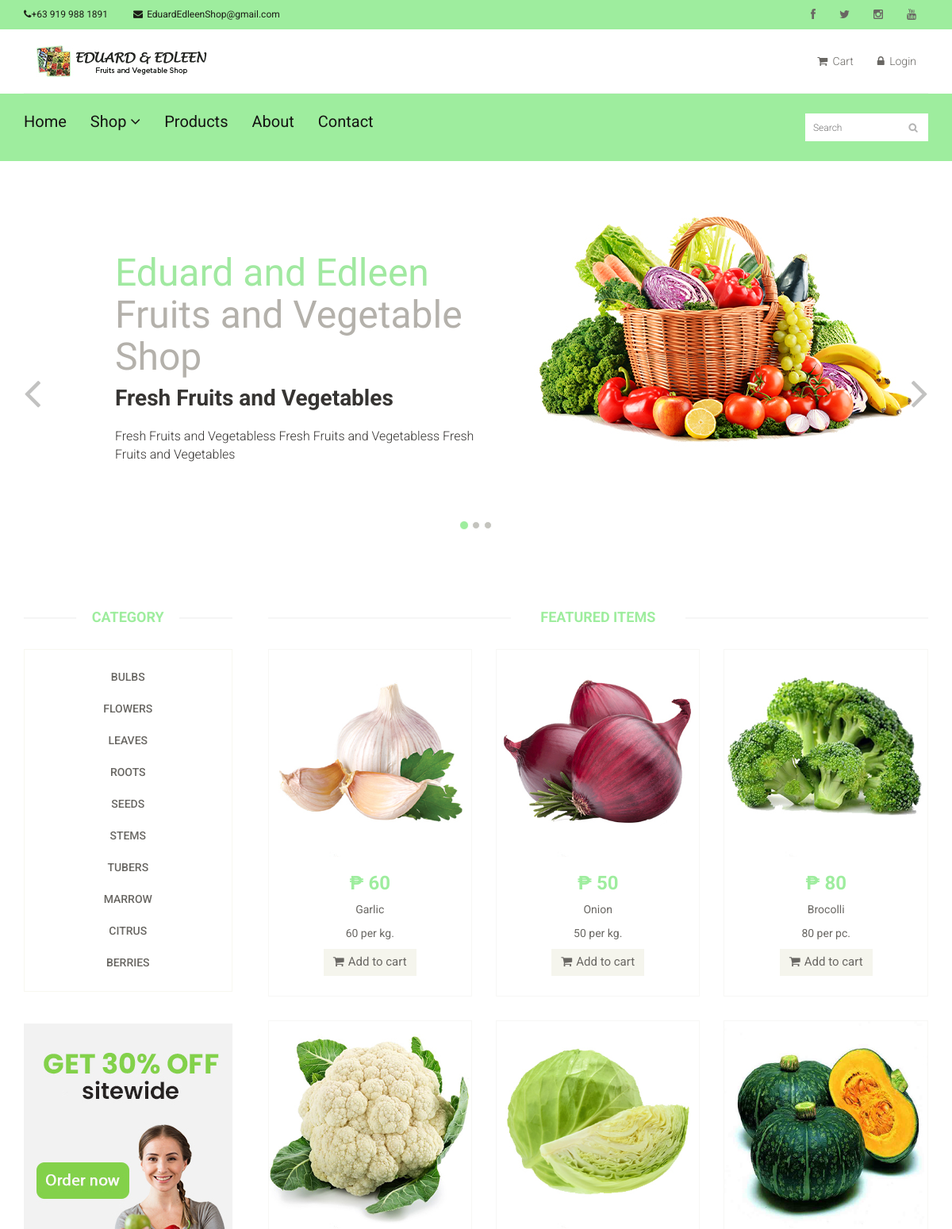
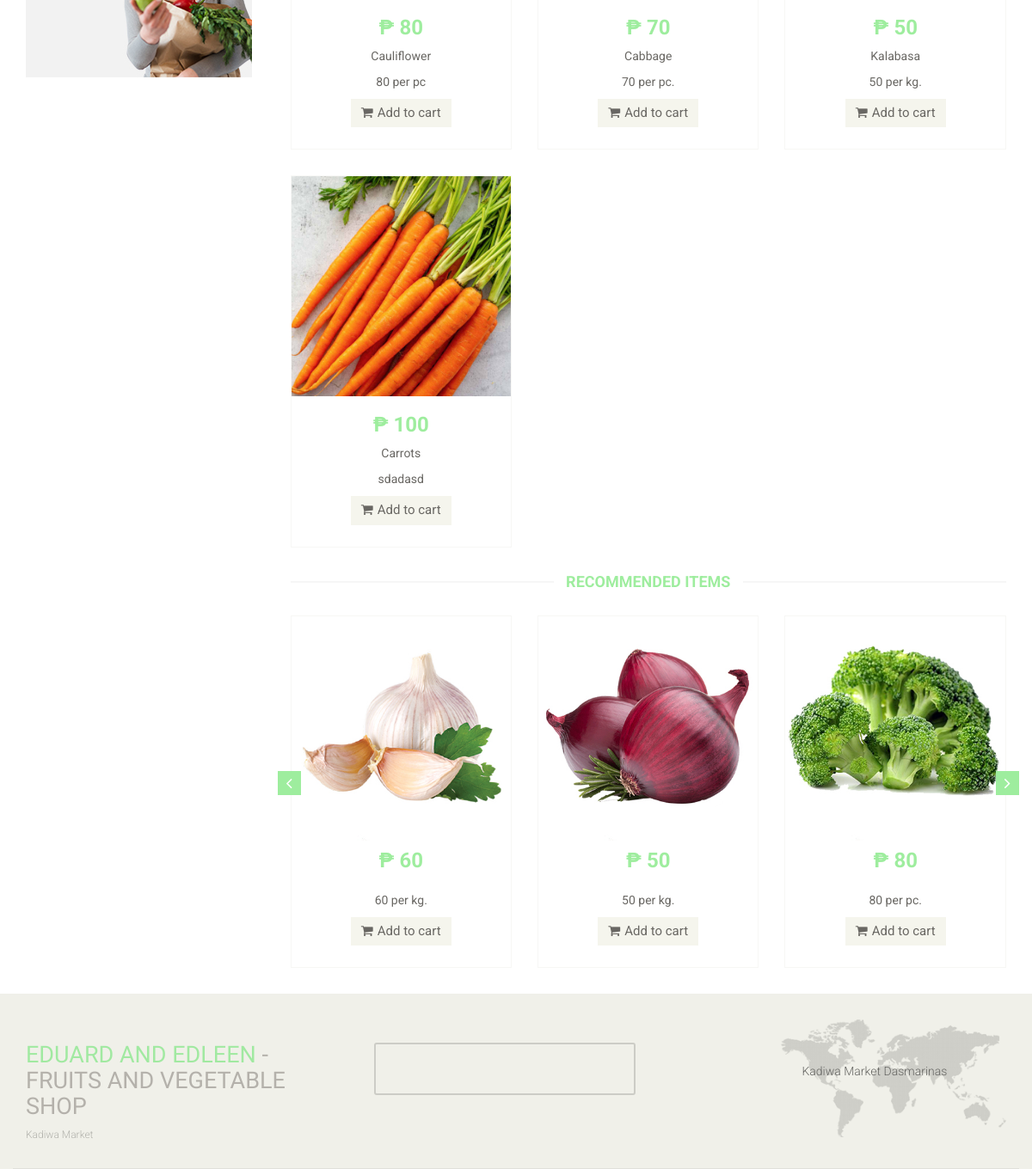
The page / on the database its author committed (2 pictures, top to bottom).
### tables this page shows
CREATE TABLE `tblcontact` (
  `CMS_CONTACT_ID` int(11) NOT NULL,
  `CMS_CONTACT_NAME` varchar(255) NOT NULL,
  `CMS_CONTACT_ADDRESS` varchar(255) NOT NULL,
  `CMS_CONTACT_EMAIL` varchar(255) NOT NULL,
  `CMS_CONTACT_PHONE` varchar(255) NOT NULL,
  `CMS_CONTACT_FB` varchar(255) NOT NULL,
  `CMS_CONTACT_IG` varchar(255) NOT NULL,
  `CMS_CONTACT_TWT` varchar(255) NOT NULL
);

CREATE TABLE `tblabout` (
  `CMS_ABOUT_ID` int(11) NOT NULL,
  `CMS_ABOUT_STORY` varchar(1999) NOT NULL,
  `CMS_ABOUT_MISSION` varchar(1999) NOT NULL,
  `CMS_ABOUT_VISION` varchar(1999) NOT NULL,
  `CMS_ABOUT_BUSINESSLOGO` varchar(255) NOT NULL
);

CREATE TABLE `tbl_homeinfo` (
  `CMS_HOME_ID` int(11) NOT NULL,
  `CMS_SLIDER_1_PICTURE` varchar(255) NOT NULL,
  `CMS_SLIDER_1_TITLE` varchar(255) NOT NULL,
  `CMS_SLIDER_1_SUBTITLE` varchar(255) NOT NULL,
  `CMS_SLIDER_2_PICTURE` varchar(255) NOT NULL,
  `CMS_SLIDER_2_TITLE` varchar(255) NOT NULL,
  `CMS_SLIDER_2_SUBTITLE` varchar(255) NOT NULL,
  `CMS_SLIDER_3_PICTURE` varchar(255) NOT NULL,
  `CMS_SLIDER_3_TITLE` varchar(255) NOT NULL,
  `CMS_SLIDER_3_SUBTITLE` varchar(255) NOT NULL
);

CREATE TABLE `tblcategory` (
  `CATEGID` int(11) NOT NULL,
  `CATEGORIES` varchar(255) NOT NULL,
  `IS_VEGETABLE` tinyint(1) NOT NULL DEFAULT 0,
  `USERID` int(11) NOT NULL
);

CREATE TABLE `tblpromopro` (
  `PROMOID` int(11) NOT NULL,
  `PROID` int(11) NOT NULL,
  `PRODISCOUNT` double NOT NULL,
  `PRODISPRICE` double NOT NULL,
  `PROBANNER` tinyint(4) NOT NULL,
  `PRONEW` tinyint(4) NOT NULL
);

CREATE TABLE `tblproduct` (
  `PROID` int(11) NOT NULL,
  `PRODNAME` varchar(100) NOT NULL,
  `PRODESC` varchar(255) DEFAULT NULL,
  `INGREDIENTS` varchar(255) NOT NULL,
  `PROQTY` int(11) DEFAULT NULL,
  `ORIGINALPRICE` double NOT NULL,
  `PROPRICE` double DEFAULT NULL,
  `CATEGID` int(11) DEFAULT NULL,
  `IMAGES` varchar(255) DEFAULT NULL,
  `PROSTATS` varchar(30) DEFAULT NULL,
  `OWNERNAME` varchar(90) NOT NULL,
  `OWNERPHONE` varchar(90) NOT NULL,
  `PROD_STATUS` varchar(255) NOT NULL DEFAULT 'Active'
);

### index.php (called while the page is built, shortened)
<?php
require_once ("include/initialize.php");
require_once("theme/templates.php");
?>

### include/database.php (called while the page is built, shortened)
<?php
class Database {
	var $sql_string = '';
	private $conn;
	public function open_connection() {
		$this->conn = mysqli_connect(server,user,pass);
		if(!$this->conn){
			echo "Problem in database connection! Contact administrator!";
			exit();
		}else{
			$db_select = mysqli_select_db($this->conn,database_name);
		}
	}
	function setQuery($sql='') {
		$this->sql_string=$sql;
	}
	function executeQuery() {
		$result = mysqli_query($this->conn,$this->sql_string);
		return $result;
	}
	private function confirm_query($result) {
		return $result;
	}
	function loadResultList( $key='' ) {
		$cur = $this->executeQuery();
		$array = array();
		while ($row = mysqli_fetch_object($cur)) {
			if ($key) {
				$array[$row->$key] = $row;
			} else {
				$array[] = $row;
			}
		}
		return $array;
	}
	function loadSingleResult() {
		$cur = $this->executeQuery();
		while ($row = mysqli_fetch_object($cur)) {
		return $data = $row;
		}
	}
}
$mydb = new Database();
?>

### home.php (the view, shortened to what this page needs)
<section id="slider">
    <div class="container">
      <div class="row">
        <div class="col-sm-12">
          <div id="slider-carousel" class="carousel slide" data-ride="carousel">
            <ol class="carousel-indicators">
              <li data-target="#slider-carousel" data-slide-to="0" class="active"></li>
              <li data-target="#slider-carousel" data-slide-to="1"></li>
              <li data-target="#slider-carousel" data-slide-to="2"></li>
            </ol>
            <div class="carousel-inner" style="height:500px;">
              <div class="item active">
              <?php
                    $query = "SELECT * FROM `tbl_homeinfo` ";
                    $mydb->setQuery($query);
                    $slider1details = $mydb->loadSingleResult();
                ?>
                <div class="col-sm-6">
                  <h1><span>Eduard and Edleen</span> <br>Fruits and Vegetable Shop</h1>
                  <h2><?php echo $slider1details->CMS_SLIDER_1_TITLE; ?></h2>
                  <p><?php echo $slider1details->CMS_SLIDER_1_SUBTITLE; ?></p>
                </div>
                <div class="col-sm-6">
                  <img src="<?php echo "admin/cms/".$slider1details->CMS_SLIDER_1_PICTURE; ?>" class="girl img-responsive" alt="" />
                </div>
              </div>
            </div>
            <a href="#slider-carousel" class="left control-carousel hidden-xs" data-slide="prev">
              <i class="fa fa-angle-left"></i>
            </a>
            <a href="#slider-carousel" class="right control-carousel hidden-xs" data-slide="next">
              <i class="fa fa-angle-right"></i>
            </a>
          </div>
        </div>
      </div>
    </div>
  </section>
  <section class="bgcontent">
    <div class="container">
      <div class="row">
        <div class="col-sm-3">
            <?php include 'sidebar.php'; ?>
        </div>
        <div class="col-sm-9 padding-right">
          <div class="features_items">
            <h2 class="title text-center">Featured Items</h2>
            <?php
            $query = "SELECT * FROM `tblpromopro` pr , `tblproduct` p , `tblcategory` c
            WHERE pr.`PROID`=p.`PROID` AND  p.`CATEGID` = c.`CATEGID`  AND PROQTY>0 ";
            $mydb->setQuery($query);
            $cur = $mydb->loadResultList();
            foreach ($cur as $result) {
              ?>
               <form   method="POST" action="cart/controller.php?action=add">
            <div class="col-sm-4">
              <div class="product-image-wrapper">
                <div class="single-products">
                    <div class="productinfo text-center">
                      <img src="<?php  echo web_root.'admin/products/'. $result->IMAGES; ?>" alt="" class="productimages">
                      <h2>&#8369 <?php  echo $result->PRODISPRICE; ?></h2>
                      <p><?php  echo    $result->PRODNAME; ?></p>
                      <p><?php  echo    $result->PRODESC; ?></p>
                      <button type="submit" name="btnorder" class="btn btn-default add-to-cart"><i class="fa fa-shopping-cart"></i>Add to cart</button>
                    </div>
                </div>
              </div>
            </div>
          </form>
       <?php  } ?>
          </div>
          <div class="recommended_items">
            <h2 class="title text-center">recommended items</h2>
            <div id="recommended-item-carousel" class="carousel slide" data-ride="carousel">
              <div class="carousel-inner">
                <div class="item active">
                         <?php
                    $query = "SELECT * FROM `tblpromopro` pr , `tblproduct` p , `tblcategory` c
                    WHERE pr.`PROID`=p.`PROID` AND  p.`CATEGID` = c.`CATEGID`  AND PROQTY>0 limit 3 ";
                    $mydb->setQuery($query);
                    $cur = $mydb->loadResultList();
                    foreach ($cur as $result) {
                  ?>
                      <form   method="POST" action="cart/controller.php?action=add">
                  <div class="col-sm-4">
                    <div class="product-image-wrapper">
                      <div class="single-products">
                        <div class="productinfo text-center">
                          <img src="<?php  echo web_root.'admin/products/'. $result->IMAGES; ?>" alt="" />
                          <h2>&#8369 <?php  echo $result->PRODISPRICE; ?></h2>
                          <p><?php  echo    $result->PRODESC; ?></p>
                           <button type="submit" name="btnorder" class="btn btn-default add-to-cart"><i class="fa fa-shopping-cart"></i>Add to cart</button>
                        </div>
                      </div>
                    </div>
                  </div>
                </form>
                  <?php } ?>
                </div>
              </div>
               <a class="left recommended-item-control" href="#recommended-item-carousel" data-slide="prev">
                <i class="fa fa-angle-left"></i>
                </a>
                <a class="right recommended-item-control" href="#recommended-item-carousel" data-slide="next">
                <i class="fa fa-angle-right"></i>
                </a>
            </div>
          </div>
        </div>
      </div>
    </div>
  </section>

### theme/templates.php (shortened to what this page needs)
<!DOCTYPE html>
<html lang="en">
<head>
    <link href="css/bootstrap.min.css" rel="stylesheet">
    <link href="css/font-awesome.min.css" rel="stylesheet">
    <link href="css/prettyPhoto.css" rel="stylesheet">
    <link href="css/price-range.css" rel="stylesheet">
    <link href="css/animate.css" rel="stylesheet">
  <link href="css/main.css" rel="stylesheet">
  <link href="css/responsive.css" rel="stylesheet">
    <link rel="stylesheet" href="css/multizoom.css" type="text/css" />
</head>
</head>
<body style="background-color:white" onload="totalprice()" >
  <header id="header">
    <div class="header_top">
      <div class="container">
        <div class="row">
          <div class="col-sm-6">
            <div class="contactinfo">
              <ul class="nav nav-pills">
              <?php
                $query = "SELECT * FROM `tblcontact` ";
                    $mydb->setQuery($query);
                    $contactcur = $mydb->loadSingleResult();
                ?>
                <li><a href="#"><i class="fa fa-phone"></i><?php echo $contactcur->CMS_CONTACT_PHONE ?></a></li>
                <li><a href="#"><i class="fa fa-envelope" style="margin-right:5px;"></i><?php echo  $contactcur->CMS_CONTACT_EMAIL ?></a></li>
              </ul>
            </div>
          </div>
          <div class="col-sm-6">
            <div class="social-icons pull-right">
              <ul class="nav navbar-nav">
                <li><a href="<?php echo  $contactcur->CMS_CONTACT_FB ?>"><i class="fa fa-facebook"></i></a></li>
                <li><a href="<?php echo  $contactcur->CMS_CONTACT_TWT ?>"><i class="fa fa-twitter"></i></a></li>
                <li><a href="<?php echo  $contactcur->CMS_CONTACT_IG ?>"><i class="fa fa-instagram"></i></a></li>
                <li><a href="#"><i class="fa fa-youtube"></i></a></li>
              </ul>
            </div>
          </div>
        </div>
      </div>
    </div>
    <div class="header-middle">
      <div class="container">
        <div class="row">
          <div class="col-md-4 clearfix">
            <div class="logo pull-left">
            <?php
                    $query = "SELECT * FROM `tblabout` ";
                    $mydb->setQuery($query);
                    $logocur = $mydb->loadSingleResult();
                ?>
              <a href="<?php echo web_root?>"><img src="<?php echo web_root."admin/cms/".$logocur->CMS_ABOUT_BUSINESSLOGO?>" alt="" /></a>
            </div>
          </div>
          <div class="col-md-8 clearfix">
            <div class="shop-menu clearfix pull-right">
              <ul class="nav navbar-nav">
                <li><a href="<?php echo web_root;?>index.php?q=cart"><i class="fa fa-shopping-cart"></i> Cart</a></li>
                <?php if (isset($_SESSION['CUSID'] )) { ?>
                  <li><a href="<?php echo web_root?>index.php?q=profile"><i class="fa fa-user"></i> Account</a></li>
                  <li><a   href="<?php echo web_root?>logout.php"><i class="fa fa-lock"></i> Logout</a></li>
                <?php }else{ ?>
                <li><a data-target="#smyModal" data-toggle="modal"  href=""><i class="fa fa-lock"></i> Login</a></li>
              <?php } ?>
              </ul>
            </div>
          </div>
        </div>
      </div>
    </div>
    <div class="header-bottom">
      <div class="container">
        <div class="row">
          <div class="col-sm-9">
            <div class="mainmenu pull-left">
              <ul class="nav navbar-nav collapse navbar-collapse">
                <li><a href="<?php echo web_root;?>">Home</a></li>
                <li class="dropdown"><a href="#">Shop<i class="fa fa-angle-down"></i></a>
                                </li>
                <li><a href="<?php web_root?>index.php?q=product">Products</a></li>
                <li><a href="<?php web_root?>index.php?q=about">About</a></li>
                <li><a href="<?php web_root?>index.php?q=contact">Contact</a></li>
              </ul>
            </div>
          </div>
          <div class="col-sm-3">
            <form action="<?php echo web_root?>index.php?q=product" method="POST" >
              <div class="search_box pull-right">
                <input type="text" name="search" placeholder="Search"/>
              </div>
            </form>
          </div>
        </div>
      </div>
    </div>
  </header>
          <?php
            require_once $content;
         ?>
    <footer id="footer">
    <div class="footer-top">
      <div class="container">
        <div class="row">
          <div class="col-sm-4">
            <div class="companyinfo">
              <h2><span>Eduard and Edleen </span>- Fruits and Vegetable Shop</h2>
              <p>Kadiwa Market</p>
            </div>
          </div>
          <div class="col-sm-5">
            <div class="col-sm-6">
              <div class="video-gallery text-center">
                <a href="#">
                   <iframe  class="iframe-img"  src="https://www.youtube.com/embed/J4NvnuVhxus" frameborder="0" allow="accelerometer; autoplay; encrypted-media; gyroscope; picture-in-picture" allowfullscreen></iframe>
                </a>
              </div>
            </div>
          </div>
          <div class="col-sm-3">
            <div class="address">
              <img src="images/home/map.png" alt="" />
              <p>Kadiwa Market Dasmarinas </p>
            </div>
          </div>
        </div>
      </div>
    </div>
  </footer>
</body>
</html>

### sidebar.php
<div class="left-sidebar">
          <h2>Category</h2>
          <div class="panel-group category-products" id="accordian">
               <?php
                    $mydb->setQuery("SELECT * FROM `tblcategory`");
                    $cur = $mydb->loadResultList();
                   foreach ($cur as $result) {
                    echo ' <div class="categ panel panel-default">
                          <div class="panel-heading">
                            <h4 class="panel-title"><a href="index.php?q=product&category='.$result->CATEGORIES.'" >'.$result->CATEGORIES.'</a></h4>
                          </div>
                        </div>';
                    }
                ?>
          </div>
          <div class="shipping text-center">
            <img src="images/home/shipping.jpg" alt="" />
          </div>
        </div>

### rows shown on the page
tblcontact: CMS_CONTACT_PHONE "+63 919 988 1891", CMS_CONTACT_EMAIL "EduardEdleenShop@gmail.com"
tblabout: CMS_ABOUT_BUSINESSLOGO (picture)
tbl_homeinfo: CMS_SLIDER_1_TITLE "Fresh Fruits and Vegetables", CMS_SLIDER_1_SUBTITLE "Fresh Fruits and Vegetabless Fresh Fruits and Vegetabless Fresh Fruits and Vegetables", CMS_SLIDER_1_PICTURE (picture)
tblcategory: CATEGORIES "BULBS"
tblcategory: CATEGORIES "FLOWERS"
tblcategory: CATEGORIES "LEAVES"
tblcategory: CATEGORIES "ROOTS"
tblcategory: CATEGORIES "SEEDS"
tblcategory: CATEGORIES "STEMS"
tblcategory: CATEGORIES "TUBERS"
tblcategory: CATEGORIES "MARROW"
tblcategory: CATEGORIES "CITRUS"
tblcategory: CATEGORIES "BERRIES"
tblpromopro: PROID.IMAGES (picture), PRODISPRICE "60", PROID.PRODNAME "Garlic", PROID.PRODESC "60 per kg."
tblpromopro: PROID.IMAGES (picture), PRODISPRICE "50", PROID.PRODNAME "Onion", PROID.PRODESC "50 per kg."
tblpromopro: PROID.IMAGES (picture), PRODISPRICE "80", PROID.PRODNAME "Brocolli", PROID.PRODESC "80 per pc."
tblpromopro: PROID.IMAGES (picture), PRODISPRICE "80", PROID.PRODNAME "Cauliflower", PROID.PRODESC "80 per pc"
tblpromopro: PROID.IMAGES (picture), PRODISPRICE "70", PROID.PRODNAME "Cabbage", PROID.PRODESC "70 per pc."
tblpromopro: PROID.IMAGES (picture), PRODISPRICE "50", PROID.PRODNAME "Kalabasa", PROID.PRODESC "50 per kg."
tblpromopro: PROID.IMAGES (picture), PRODISPRICE "100", PROID.PRODNAME "Carrots", PROID.PRODESC "sdadasd"
